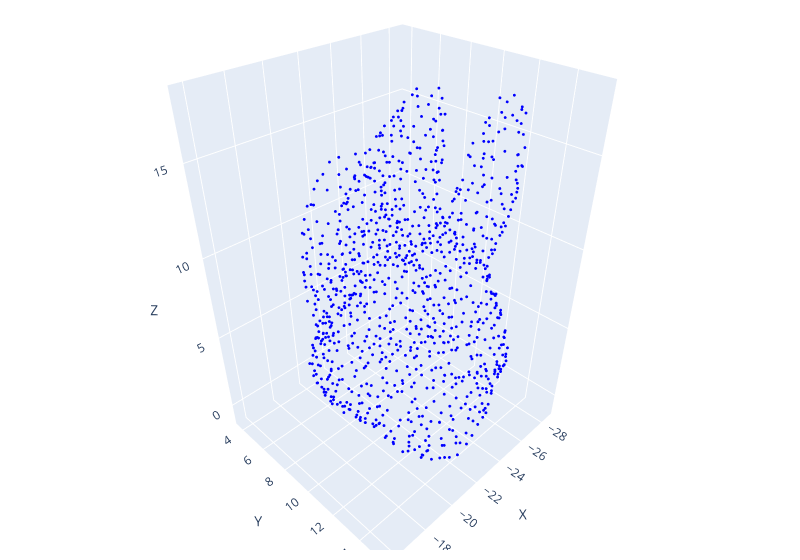
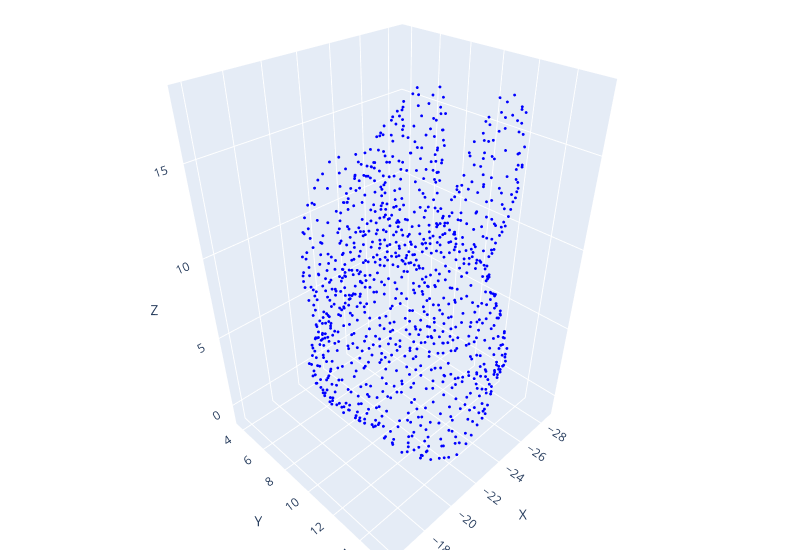

Notebook source saved alongside these figures, in order:
### Code cell
# predict points
# Initialize model
POINT_DIM = 3 
hidden_features = 64
latent_dim = 32

model_epoch = 558#386#274
model = DiffusionNetAutoencoder(POINT_DIM, hidden_features, latent_dim)
model.load_state_dict(torch.load(f'models/best_model_epoch_{model_epoch}.pth'))
model.eval().to("cpu")

points_to_pred = torch.from_numpy(np.array(pointsOrig1, dtype=np.float32))
# points_to_pred += 10
batch = PointCloudDataset((points_to_pred,), k=6)
pred, hidden = model(batch[0].x, batch[0].edge_index, batch[0].edge_weight)
points = pred.detach().numpy()
# points = points_to_pred
points.shape # (1024, 3)

plot_points(points, 
            # epoch=model_epoch # save html
            )
plot_points(points_to_pred)
pred.shape, hidden.shape # (torch.Size([256, 3]), torch.Size([256, 32])) ??????? 256 = num_points

### Figure 1 — Plotly figure (JSON) as saved in the notebook; plotly's stock layout.template omitted (floating-point values rounded to 4 significant figures; data arrays with more than 128 entries replaced by an {"elided": "..."} marker saying what was removed)
{"data": [{"marker": {"color": "blue", "size": 1}, "mode": "markers", "type": "scatter3d", "x": {"elided": "1024 float values"}, "y": {"elided": "1024 float values"}, "z": {"elided": "1024 float values"}}], "layout": {"margin": {"b": 10, "l": 10, "r": 20, "t": 10}, "scene": {"xaxis": {"title": {"text": "X"}}, "yaxis": {"title": {"text": "Y"}}, "zaxis": {"title": {"text": "Z"}}}, "width": 800}}

### Figure 2 — Plotly figure (JSON) as saved in the notebook; plotly's stock layout.template omitted (floating-point values rounded to 4 significant figures; data arrays with more than 128 entries replaced by an {"elided": "..."} marker saying what was removed)
{"data": [{"marker": {"color": "blue", "size": 1}, "mode": "markers", "type": "scatter3d", "x": {"elided": "1024 float values"}, "y": {"elided": "1024 float values"}, "z": {"elided": "1024 float values"}}], "layout": {"margin": {"b": 10, "l": 10, "r": 20, "t": 10}, "scene": {"xaxis": {"title": {"text": "X"}}, "yaxis": {"title": {"text": "Y"}}, "zaxis": {"title": {"text": "Z"}}}, "width": 800}}
